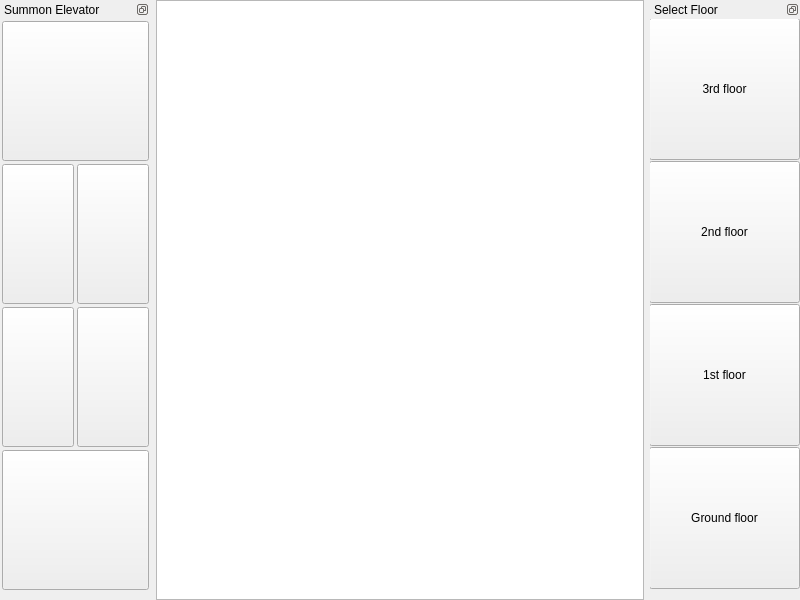
<?xml version="1.0" encoding="UTF-8"?>
<ui version="4.0">
 <class>MainWindow</class>
 <widget class="QMainWindow" name="MainWindow">
  <property name="geometry">
   <rect>
    <x>0</x>
    <y>0</y>
    <width>800</width>
    <height>600</height>
   </rect>
  </property>
  <property name="sizePolicy">
   <sizepolicy hsizetype="MinimumExpanding" vsizetype="MinimumExpanding">
    <horstretch>0</horstretch>
    <verstretch>0</verstretch>
   </sizepolicy>
  </property>
  <property name="minimumSize">
   <size>
    <width>800</width>
    <height>600</height>
   </size>
  </property>
  <property name="windowTitle">
   <string>Elevator</string>
  </property>
  <property name="dockOptions">
   <set>QMainWindow::AllowNestedDocks|QMainWindow::AllowTabbedDocks|QMainWindow::AnimatedDocks|QMainWindow::ForceTabbedDocks|QMainWindow::GroupedDragging|QMainWindow::VerticalTabs</set>
  </property>
  <widget class="QWidget" name="centralwidget">
   <layout class="QGridLayout" name="gridLayout">
    <property name="leftMargin">
     <number>0</number>
    </property>
    <property name="topMargin">
     <number>0</number>
    </property>
    <property name="rightMargin">
     <number>0</number>
    </property>
    <property name="bottomMargin">
     <number>0</number>
    </property>
    <item row="0" column="1">
     <widget class="QGraphicsView" name="graphicsView">
      <property name="sizePolicy">
       <sizepolicy hsizetype="MinimumExpanding" vsizetype="MinimumExpanding">
        <horstretch>0</horstretch>
        <verstretch>0</verstretch>
       </sizepolicy>
      </property>
     </widget>
    </item>
   </layout>
  </widget>
  <widget class="QDockWidget" name="selectFloorDockWidget">
   <property name="sizePolicy">
    <sizepolicy hsizetype="Minimum" vsizetype="Expanding">
     <horstretch>0</horstretch>
     <verstretch>0</verstretch>
    </sizepolicy>
   </property>
   <property name="minimumSize">
    <size>
     <width>150</width>
     <height>40</height>
    </size>
   </property>
   <property name="maximumSize">
    <size>
     <width>150</width>
     <height>524287</height>
    </size>
   </property>
   <property name="toolTip">
    <string>Select the floor you want to go to</string>
   </property>
   <property name="features">
    <set>QDockWidget::DockWidgetFloatable|QDockWidget::DockWidgetMovable</set>
   </property>
   <property name="allowedAreas">
    <set>Qt::LeftDockWidgetArea|Qt::RightDockWidgetArea</set>
   </property>
   <property name="windowTitle">
    <string>Select Floor</string>
   </property>
   <attribute name="dockWidgetArea">
    <number>2</number>
   </attribute>
   <widget class="QWidget" name="dockWidgetContents_3">
    <widget class="QWidget" name="verticalLayoutWidget">
     <property name="geometry">
      <rect>
       <x>-1</x>
       <y>-1</y>
       <width>151</width>
       <height>571</height>
      </rect>
     </property>
     <layout class="QVBoxLayout" name="verticalLayout_2">
      <property name="spacing">
       <number>1</number>
      </property>
      <item>
       <widget class="QPushButton" name="thirdFloorSelectBtn">
        <property name="sizePolicy">
         <sizepolicy hsizetype="Minimum" vsizetype="Minimum">
          <horstretch>0</horstretch>
          <verstretch>0</verstretch>
         </sizepolicy>
        </property>
        <property name="text">
         <string>3rd floor</string>
        </property>
       </widget>
      </item>
      <item>
       <widget class="QPushButton" name="secondFloorSelectBtn">
        <property name="sizePolicy">
         <sizepolicy hsizetype="Minimum" vsizetype="Minimum">
          <horstretch>0</horstretch>
          <verstretch>0</verstretch>
         </sizepolicy>
        </property>
        <property name="text">
         <string>2nd floor</string>
        </property>
       </widget>
      </item>
      <item>
       <widget class="QPushButton" name="firstFloorSelectBtn">
        <property name="sizePolicy">
         <sizepolicy hsizetype="Minimum" vsizetype="Minimum">
          <horstretch>0</horstretch>
          <verstretch>0</verstretch>
         </sizepolicy>
        </property>
        <property name="text">
         <string>1st floor</string>
        </property>
       </widget>
      </item>
      <item>
       <widget class="QPushButton" name="groundFloorSelectBtn">
        <property name="sizePolicy">
         <sizepolicy hsizetype="Minimum" vsizetype="Minimum">
          <horstretch>0</horstretch>
          <verstretch>0</verstretch>
         </sizepolicy>
        </property>
        <property name="text">
         <string>Ground floor</string>
        </property>
       </widget>
      </item>
     </layout>
    </widget>
   </widget>
  </widget>
  <widget class="QDockWidget" name="summonElevatorDockWidget">
   <property name="sizePolicy">
    <sizepolicy hsizetype="Minimum" vsizetype="Expanding">
     <horstretch>0</horstretch>
     <verstretch>0</verstretch>
    </sizepolicy>
   </property>
   <property name="minimumSize">
    <size>
     <width>150</width>
     <height>624</height>
    </size>
   </property>
   <property name="maximumSize">
    <size>
     <width>150</width>
     <height>524287</height>
    </size>
   </property>
   <property name="toolTip">
    <string>Summon the elevator in the direction you want to go to</string>
   </property>
   <property name="features">
    <set>QDockWidget::DockWidgetFloatable|QDockWidget::DockWidgetMovable</set>
   </property>
   <property name="allowedAreas">
    <set>Qt::LeftDockWidgetArea|Qt::RightDockWidgetArea</set>
   </property>
   <property name="windowTitle">
    <string>Summon Elevator</string>
   </property>
   <attribute name="dockWidgetArea">
    <number>1</number>
   </attribute>
   <widget class="QWidget" name="dockWidgetContents_4">
    <property name="minimumSize">
     <size>
      <width>150</width>
      <height>600</height>
     </size>
    </property>
    <widget class="QWidget" name="gridLayoutWidget">
     <property name="geometry">
      <rect>
       <x>0</x>
       <y>0</y>
       <width>151</width>
       <height>571</height>
      </rect>
     </property>
     <layout class="QVBoxLayout" name="verticalLayout">
      <property name="spacing">
       <number>3</number>
      </property>
      <property name="leftMargin">
       <number>2</number>
      </property>
      <property name="topMargin">
       <number>2</number>
      </property>
      <property name="rightMargin">
       <number>2</number>
      </property>
      <item>
       <widget class="QPushButton" name="thirdFloorDownBtn">
        <property name="sizePolicy">
         <sizepolicy hsizetype="MinimumExpanding" vsizetype="MinimumExpanding">
          <horstretch>0</horstretch>
          <verstretch>0</verstretch>
         </sizepolicy>
        </property>
        <property name="minimumSize">
         <size>
          <width>90</width>
          <height>0</height>
         </size>
        </property>
        <property name="text">
         <string/>
        </property>
        <property name="icon">
         <iconset resource="resources.qrc">
          <normaloff>:/down</normaloff>:/down</iconset>
        </property>
        <property name="iconSize">
         <size>
          <width>45</width>
          <height>45</height>
         </size>
        </property>
       </widget>
      </item>
      <item>
       <layout class="QHBoxLayout" name="horizontalLayout">
        <item>
         <widget class="QPushButton" name="secondFloorDownBtn">
          <property name="sizePolicy">
           <sizepolicy hsizetype="MinimumExpanding" vsizetype="MinimumExpanding">
            <horstretch>0</horstretch>
            <verstretch>0</verstretch>
           </sizepolicy>
          </property>
          <property name="text">
           <string/>
          </property>
          <property name="icon">
           <iconset resource="resources.qrc">
            <normaloff>:/down</normaloff>:/down</iconset>
          </property>
          <property name="iconSize">
           <size>
            <width>45</width>
            <height>45</height>
           </size>
          </property>
         </widget>
        </item>
        <item>
         <widget class="QPushButton" name="secondFloorUpBtn">
          <property name="sizePolicy">
           <sizepolicy hsizetype="MinimumExpanding" vsizetype="MinimumExpanding">
            <horstretch>0</horstretch>
            <verstretch>0</verstretch>
           </sizepolicy>
          </property>
          <property name="text">
           <string/>
          </property>
          <property name="icon">
           <iconset resource="resources.qrc">
            <normaloff>:/up</normaloff>:/up</iconset>
          </property>
          <property name="iconSize">
           <size>
            <width>45</width>
            <height>45</height>
           </size>
          </property>
         </widget>
        </item>
       </layout>
      </item>
      <item>
       <layout class="QHBoxLayout" name="horizontalLayout_2">
        <item>
         <widget class="QPushButton" name="firstFloorDownBtn">
          <property name="sizePolicy">
           <sizepolicy hsizetype="MinimumExpanding" vsizetype="MinimumExpanding">
            <horstretch>0</horstretch>
            <verstretch>0</verstretch>
           </sizepolicy>
          </property>
          <property name="text">
           <string/>
          </property>
          <property name="icon">
           <iconset resource="resources.qrc">
            <normaloff>:/down</normaloff>:/down</iconset>
          </property>
          <property name="iconSize">
           <size>
            <width>45</width>
            <height>45</height>
           </size>
          </property>
         </widget>
        </item>
        <item>
         <widget class="QPushButton" name="firstFloorUpBtn">
          <property name="sizePolicy">
           <sizepolicy hsizetype="MinimumExpanding" vsizetype="MinimumExpanding">
            <horstretch>0</horstretch>
            <verstretch>0</verstretch>
           </sizepolicy>
          </property>
          <property name="text">
           <string/>
          </property>
          <property name="icon">
           <iconset resource="resources.qrc">
            <normaloff>:/up</normaloff>:/up</iconset>
          </property>
          <property name="iconSize">
           <size>
            <width>45</width>
            <height>45</height>
           </size>
          </property>
         </widget>
        </item>
       </layout>
      </item>
      <item>
       <widget class="QPushButton" name="gFloorUpBtn">
        <property name="sizePolicy">
         <sizepolicy hsizetype="MinimumExpanding" vsizetype="MinimumExpanding">
          <horstretch>0</horstretch>
          <verstretch>0</verstretch>
         </sizepolicy>
        </property>
        <property name="text">
         <string/>
        </property>
        <property name="icon">
         <iconset resource="resources.qrc">
          <normaloff>:/up</normaloff>:/up</iconset>
        </property>
        <property name="iconSize">
         <size>
          <width>45</width>
          <height>45</height>
         </size>
        </property>
       </widget>
      </item>
     </layout>
    </widget>
   </widget>
  </widget>
 </widget>
 <resources>
  <include location="resources.qrc"/>
 </resources>
 <connections/>
</ui>
